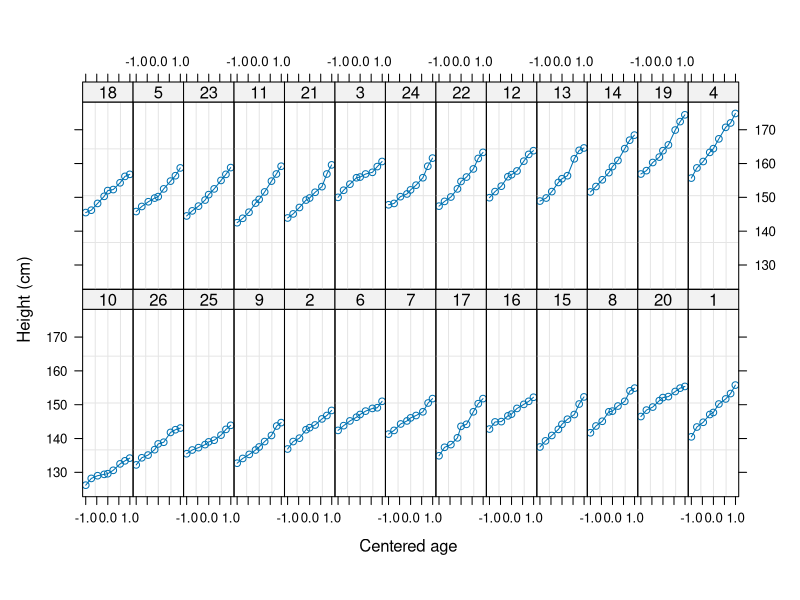

R code for this plot:
### script-name.R ##################################################################################
# 
#
#

### NOTES ##########################################################################################

library(nlme);
data(Oxboys);

##### Chapter 1, Exercise 2 ########################################################################

## (a)
pdf("../output/exercise-1-1_plot_Oxboys.pdf");
plot(Oxboys);
dev.off();

